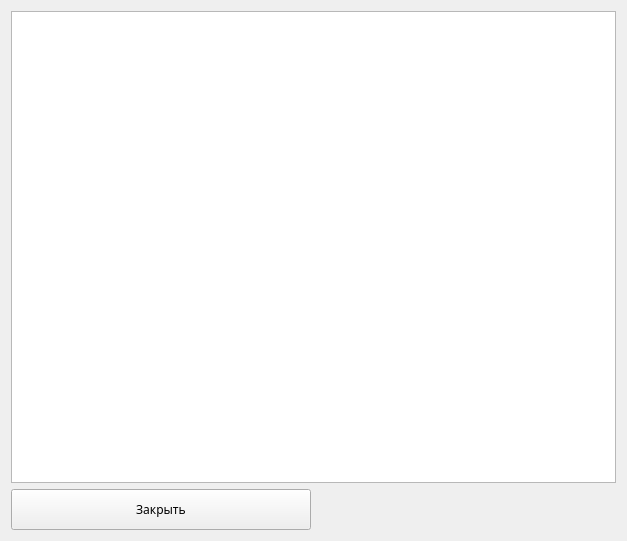
<?xml version="1.0" encoding="UTF-8"?>
<ui version="4.0">
 <class>Form2</class>
 <widget class="QWidget" name="Form2">
  <property name="geometry">
   <rect>
    <x>0</x>
    <y>0</y>
    <width>627</width>
    <height>541</height>
   </rect>
  </property>
  <property name="windowTitle">
   <string>Form2</string>
  </property>
  <layout class="QVBoxLayout" name="verticalLayout">
   <item>
    <widget class="QTextBrowser" name="textBrowser"/>
   </item>
   <item>
    <widget class="QSplitter" name="splitter">
     <property name="orientation">
      <enum>Qt::Horizontal</enum>
     </property>
     <widget class="QPushButton" name="btnClose">
      <property name="minimumSize">
       <size>
        <width>300</width>
        <height>41</height>
       </size>
      </property>
      <property name="maximumSize">
       <size>
        <width>300</width>
        <height>41</height>
       </size>
      </property>
      <property name="font">
       <font>
        <family>Century Gothic</family>
        <pointsize>9</pointsize>
       </font>
      </property>
      <property name="text">
       <string>Закрыть</string>
      </property>
     </widget>
    </widget>
   </item>
  </layout>
 </widget>
 <resources/>
 <connections/>
</ui>
